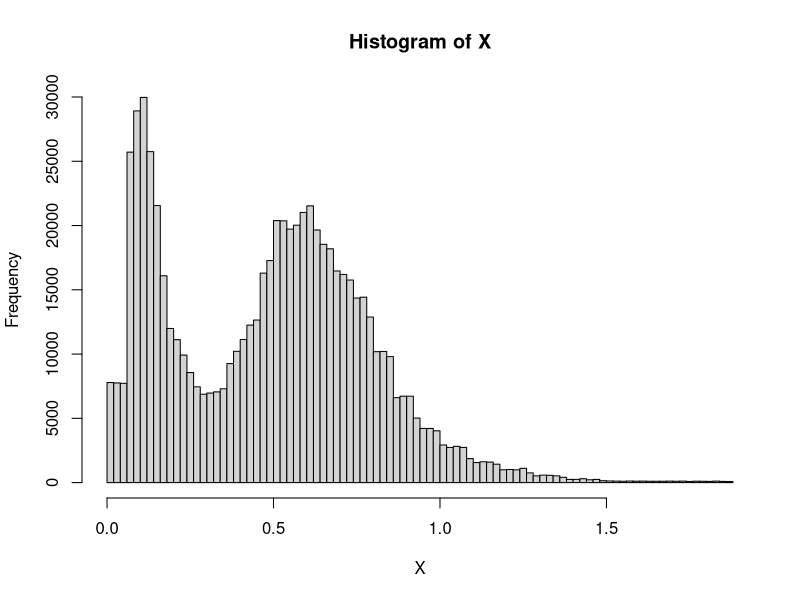
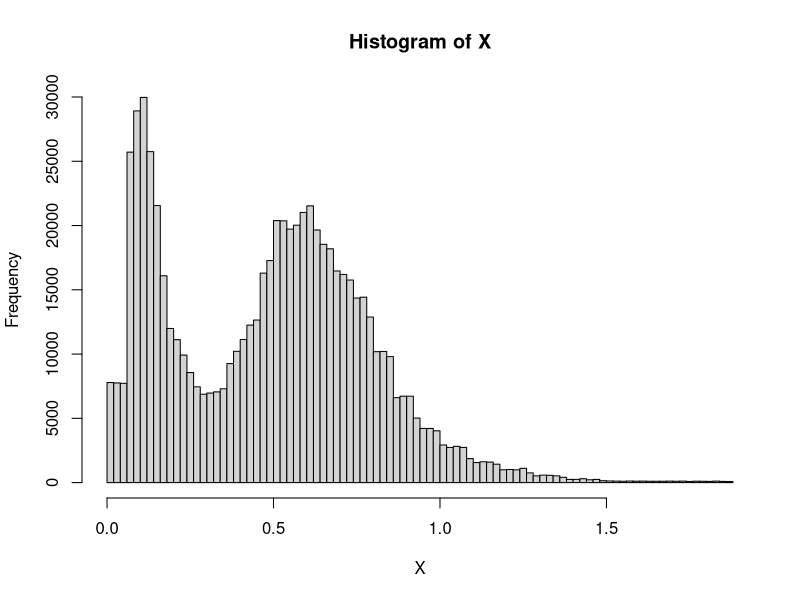
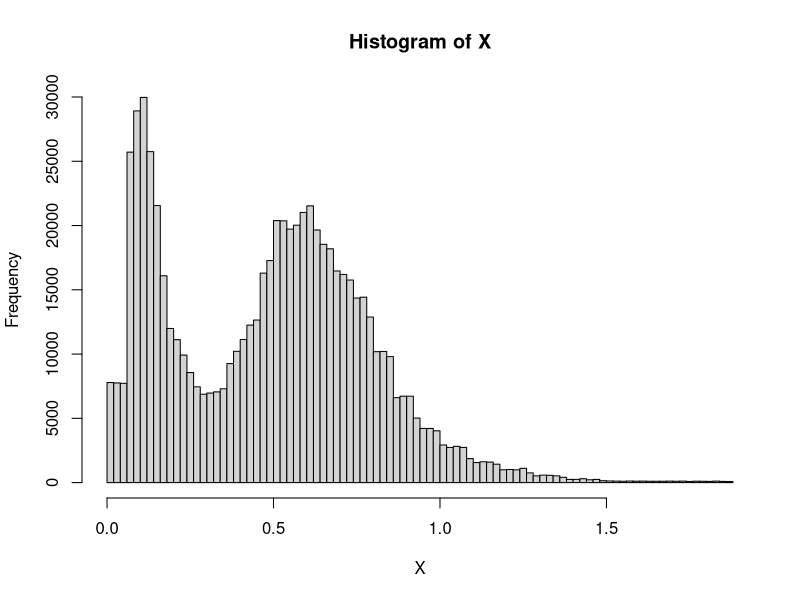
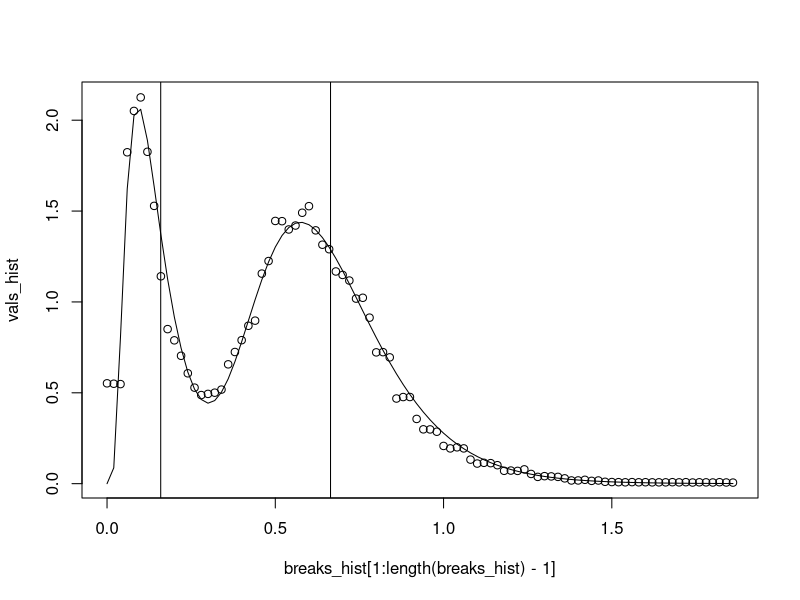

The R source for these figures, in order:
library(readr)
library(ggplot2)
snow_particles <- read_csv("1_snow_particles.csv")
n_bins <- length(snow_particles$startpoint)
snow_particles$endpoint[n_bins] <- snow_particles$endpoint[n_bins-1]+0.25

breakpoints <- c(snow_particles$startpoint[1],snow_particles$endpoint)

n_particules <- snow_particles$particles.detected[1]
n_snow_bin <- round(0.01*snow_particles$particles.detected*snow_particles$retained....)

# Will not work due to the size of the bins 
# -> find something else
# barplot(n_snow_bin, 
#         names.arg = breakpoints[-length(breakpoints)], 
#         width = 0.06,
#         xlim = c(breakpoints[1], breakpoints[length(breakpoints)]), 
#         ylim = c(0, max(n_snow_bin) * 1.1), 
#         xlab = "Snowflakes diameter", 
#         ylab = "Number of snowflakes",
#         main = "Snowflake distribution",
#         cex.axis = 0.75,cex.names = 0.7,las=2)

# Seems OK at first sight
# Uniform distribution on each bin with # snow particles
set.seed(42)
X = rep(0,n_particules)
count <- 0
for (i in 1:length(n_snow_bin)){
  if (n_snow_bin[i] != 0){
    start <- count+1
    end <- start+n_snow_bin[i]-1
    X[start:end] <- runif(n_snow_bin[i],snow_particles$startpoint[i],snow_particles$endpoint[i])
    count <- count + n_snow_bin[i]
  }else{
    print("done")
    print(i)
    break
  }
}
# check uniform dist
hist(X,breaks = 100)

################
# EM - algorithm
################

dmixnorm <- function(x, mu1, mu2, sigma1, sigma2, tau){
  y <- (1-tau)*dlnorm(x,meanlog=mu1,sdlog=sigma1) + tau*dlnorm(x,meanlog=mu2,sdlog=sigma2)
  return(y)
}

mu_1_hat = -2; # mean from the biggest bin - bump #1
mu_2_hat = 0.1; # mean from the biggest bin - bump #2
sigma_1_hat = 0.3;
sigma_2_hat = 0.5;
tau_hat = 0.6;
N <- n_particules

p <- dlnorm(X,meanlog=mu_2_hat,sdlog=sigma_2_hat)*tau_hat/dmixnorm(X,mu_1_hat, mu_2_hat, sigma_1_hat, sigma_2_hat, tau_hat)

l_old <- Inf
l <- sum((1-tau_hat)*dlnorm(X,meanlog=mu_1_hat,sdlog=sigma_1_hat) + tau_hat*dlnorm(X,meanlog=mu_2_hat,sdlog=sigma_2_hat))

while (abs(l-l_old)>0.01){
  tau_hat <- sum(p)/N
  mu_1_hat <- sum((1-p)*log(X))/sum(1-p)
  mu_2_hat <- sum(p*log(X))/sum(p)
  sigma_1_hat <- sqrt(sum((1-p)*(log(X)-mu_1_hat)^2)/sum(1-p))
  sigma_2_hat <- sqrt(sum(p*(log(X)-mu_2_hat)^2)/sum(p))
  
  p <- dlnorm(X,meanlog=mu_2_hat,sdlog=sigma_2_hat)*tau_hat/dmixnorm(X, mu_1_hat, mu_2_hat, sigma_1_hat, sigma_2_hat, tau_hat)
  l_old <- l
  l <- sum((1-tau_hat)*dlnorm(X,meanlog=mu_1_hat,sdlog=sigma_1_hat) + tau_hat*dlnorm(X,meanlog=mu_2_hat,sdlog=sigma_2_hat))
}

init_vals <- c(mu_1_hat,mu_2_hat,sigma_1_hat,sigma_2_hat,tau_hat)

##############
# Optimization
##############

# Write a function given binned data

pmixnorm <- function(x,mu1,mu2,sigma1,sigma2,tau){
  y <- (1-tau)*plnorm(x,meanlog=mu1,sdlog=sigma1) + tau*plnorm(x,meanlog=mu2,sdlog=sigma2)
  return(y)
}
neg_loglikelihood <- function(par){
  # par = mu1,mu2,sigma1,sigma2,tau
  mu1<- par[1]
  mu2 <- par[2]
  sigma1 <- par[3]
  sigma2 <- par[4]
  tau <- par[5]
  y <- 0
  for (i in 1:n_bins) { # data = snow_particles
    y <- y + n_snow_bin[i]*log(pmixnorm(snow_particles$endpoint[i],mu1,mu2,sigma1,sigma2,tau)-pmixnorm(snow_particles$startpoint[i],mu1,mu2,sigma1,sigma2,tau))
  }
  return(-y)
}
out <- optim(init_vals,neg_loglikelihood)
mu1_opt <- exp(out$par[1]+out$par[3]^2/2)
print(mu1_opt)
mu2_opt <- exp(out$par[2]+out$par[4]^2/2)
print(mu2_opt)
sig1_opt <- sqrt((exp(out$par[3]^2)-1)*exp(2*out$par[1]+out$par[3]^2))
print(sig1_opt)
sig2_opt <- sqrt((exp(out$par[4]^2)-1)*exp(2*out$par[2]+out$par[4]^2))
print(sig2_opt)
tau_opt <- out$par[5]
print(tau_opt)

vals_hist <- unlist(hist(X,breaks = 100)["density"])
breaks_hist <- unlist(hist(X,breaks = 100)["breaks"])
vals <- sapply(breaks_hist[1:length(breaks_hist)-1],dmixnorm,
               mu1=out$par[1], mu2=out$par[2], 
               sigma1=out$par[3], sigma2=out$par[4], 
               tau=out$par[5])
plot(breaks_hist[1:length(breaks_hist)-1],vals_hist)
lines(x=breaks_hist[1:length(breaks_hist)-1],y=vals,type="l")
abline(v=mu1_opt)
abline(v=mu2_opt)
